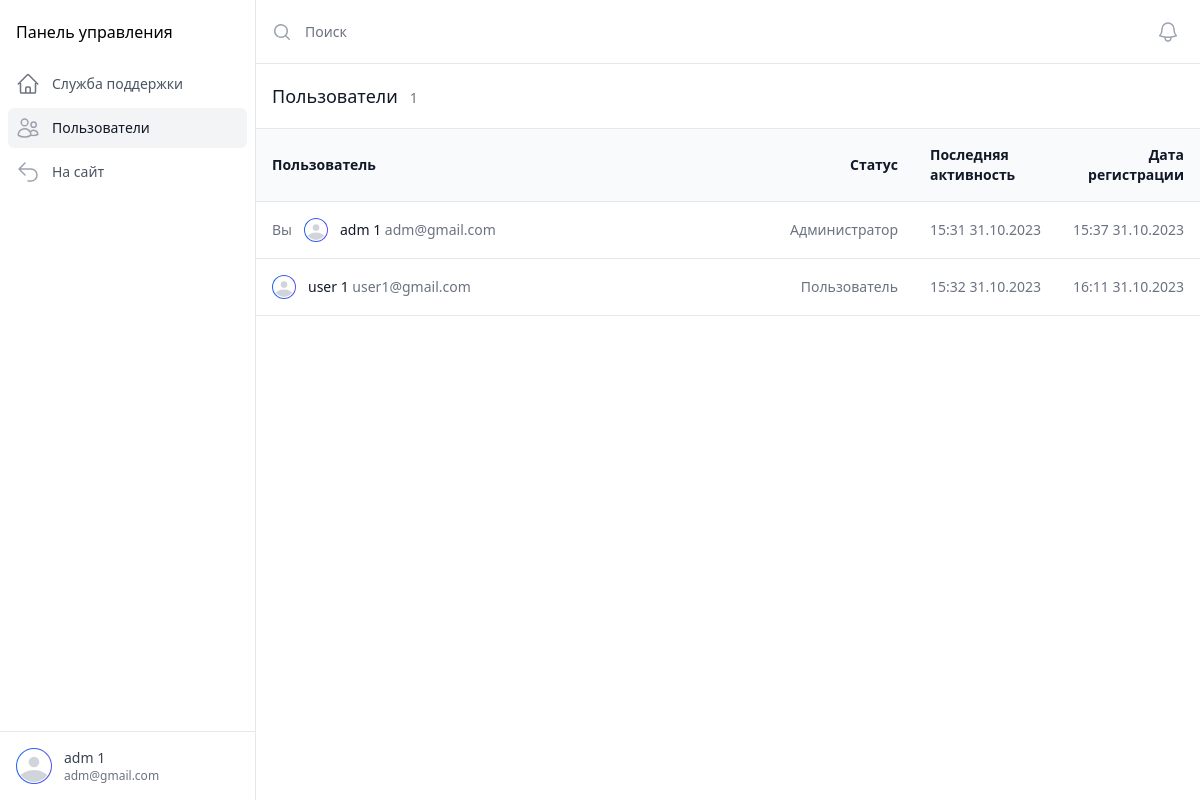
The app's page /accounts/ (signed in) with its own data.
### account/models.py (models this page shows, shortened)
class User(AbstractBaseUser, PermissionsMixin):
    id = models.UUIDField(default=uuid.uuid4, editable=False, primary_key=True)
    first_name = models.CharField(max_length=128)
    last_name = models.CharField(max_length=128)
    email = models.EmailField(max_length=255, unique=True)
    phone = models.CharField(max_length=10)
    is_active = models.BooleanField(default=False)
    is_staff = models.BooleanField(default=False)
    date_joined = models.DateTimeField(auto_now_add=True)
    last_login = models.DateTimeField(auto_now_add=True)
    objects = CustomUserManager()
    USERNAME_FIELD = "email"
    EMAIL_FIELD = 'email'
    REQUIRED_FIELDS = ['first_name', 'last_name', 'phone']
    def date_joined_formatted(self):
        return self.date_joined.strftime('%H:%M %d.%m.%Y')
    def last_login_formatted(self):
        return self.last_login.strftime('%H:%M %d.%m.%Y')

### account/views.py (the view)
# urls.py: path('', views.AccountListView.as_view(), name='account-list'),
class AccountListView(StaffOnly, ListView):
    model = User
    template_name = 'account_list.html'
    def get_queryset(self) -> QuerySet[Any]:
        return User.objects.filter(~Q(pk=self.request.user.pk) & Q(is_active=True))

### chat/context_processors.py (called while the page is built)
def chat(request):
    return list()

### chat/views.py (called while the page is built)
    def test_func(self) -> bool | None:
        if self.request.user.is_staff or self.request.user.is_superuser:
            return True
        raise Http404

### templates/account_list.html (shortened to what this page needs)
{% extends 'admin_base.html' %}
{% load static %}
{% block content %}
{% include 'components/admin/menu.html' %}
<div class="flex flex-1 flex-col md:pl-64 h-screen">
    {% include 'components/admin/header.html' %}
    <div class="items-stretch overflow-hidden">
        <div class="w-full flex-shrink-0 border-b">
            <div class="flex h-16 flex-col justify-center px-4">
                <div class="flex items-baseline space-x-3">
                    <h2 class="text-lg font-medium text-gray-900">Пользователи</h2>
                    <p class="text-sm font-medium text-gray-500">{{ object_list|length }}</p>
                </div>
            </div>
        </div>
        <div class="w-full h-full overflow-y-auto">
            <div class="flex flex-1">
                <div class="inline-block min-w-full border-b border-gray-200 align-middle">
                    <table class="min-w-full">
                        <thead class="hidden md:table-header-group">
                            <tr class="">
                                <th class="border-b border-gray-200 bg-gray-50 p-4 text-left text-sm font-semibold text-gray-900">Пользователь</th>
                                <th class="border-b border-gray-200 bg-gray-50 p-4 text-right text-sm font-semibold text-gray-900">Статус</th>
                                <th class="border-b border-gray-200 bg-gray-50 p-4 text-left text-sm font-semibold text-gray-900 hidden md:table-cell">Последняя активность</th>
                                <th class="hidden border-b border-gray-200 bg-gray-50 p-4 text-right text-sm font-semibold text-gray-900 md:table-cell">Дата регистрации</th>
                            </tr>
                        </thead>
                        <tbody class="divide-y bg-white">
                            <tr class="hover:bg-gray-50 duration-150 relative">
                                <td class="w-full max-w-0 whitespace-nowrap p-4 text-sm font-medium text-gray-900">
                                    <div class="flex items-center space-x-3">
                                        <span class="font-normal text-gray-500">Вы</span>
                                        <div class="rounded-full h-6 w-6 bg-gradient-to-r p-[1px] from-blue-600 to-indigo-600">
                                            <div class="rounded-full flex flex-col justify-between h-full bg-white p-[1px]">
                                                <svg class="rounded-full h-full w-full text-gray-300" fill="currentColor" viewBox="0 0 24 24">
                                                    <path d="M24 20.993V24H0v-2.996A14.977 14.977 0 0112.004 15c4.904 0 9.26 2.354 11.996 5.993zM16.002 8.999a4 4 0 11-8 0 4 4 0 018 0z"></path>
                                                </svg>
                                            </div>
                                        </div>
                                        <a href="{% url 'account-detail' request.user.pk %}" class="truncate">
                                            <span class="absolute inset-0" aria-hidden="true"></span>
                                            <span>
                                                {{ request.user.first_name }} {{ request.user.last_name }}
                                                <span class="font-normal text-gray-500">{{ request.user.email }}</span>
                                            </span>
                                        </a>
                                    </div>
                                </td>
                                <td class="hidden whitespace-nowrap p-4 text-right text-sm text-gray-500 md:table-cell">
                                    {% if request.user.is_superuser %}
                                    Администратор
                                    {% elif request.user.is_staff %}
                                    Сотрудник
                                    {% else %}
                                    Пользователь
                                    {% endif %}
                                </td>
                                <td class="hidden whitespace-nowrap p-4 text-right text-sm text-gray-500 md:table-cell">{{ request.user.date_joined_formatted }}</td>
                                <td class="hidden whitespace-nowrap p-4 text-right text-sm text-gray-500 md:table-cell">{{ request.user.last_login_formatted }}</td>
                            </tr>
                            {% for user in object_list %}
                            <tr class="hover:bg-gray-50 duration-150 relative">
                                <td class="w-full max-w-0 whitespace-nowrap p-4 text-sm font-medium text-gray-900">
                                    <div class="flex items-center space-x-3">
                                        <div class="rounded-full h-6 w-6 bg-gradient-to-r p-[1px] from-blue-600 to-indigo-600">
                                            <div class="rounded-full flex flex-col justify-between h-full bg-white p-[1px]">
                                                <svg class="rounded-full h-full w-full text-gray-300" fill="currentColor" viewBox="0 0 24 24">
                                                    <path d="M24 20.993V24H0v-2.996A14.977 14.977 0 0112.004 15c4.904 0 9.26 2.354 11.996 5.993zM16.002 8.999a4 4 0 11-8 0 4 4 0 018 0z"></path>
                                                </svg>
                                            </div>
                                        </div>
                                        <a href="{% url 'account-detail' user.pk %}" class="truncate">
                                            <span class="absolute inset-0" aria-hidden="true"></span>
                                            <span>
                                            {{ user.first_name }} {{ user.last_name }}
                                            <span class="font-normal text-gray-500">{{ user.email }}</span>
                                            </span>
                                        </a>
                                    </div>
                                </td>
                                <td class="hidden whitespace-nowrap p-4 text-right text-sm text-gray-500 md:table-cell">
                                    {% if user.is_superuser %}
                                    Администратор
                                    {% elif user.is_staff %}
                                    Сотрудник
                                    {% else %}
                                    Пользователь
                                    {% endif %}
                                </td>
                                <td class="hidden whitespace-nowrap p-4 text-right text-sm text-gray-500 md:table-cell">{{ user.date_joined_formatted }}</td>
                                <td class="hidden whitespace-nowrap p-4 text-right text-sm text-gray-500 md:table-cell">{{ user.last_login_formatted }}</td>
                            </tr>
                            {% endfor %}
                        </tbody>
                    </table>
                </div>
            </div>
        </div>
    </div>
</div>
{% endblock content %}

### templates/components/admin/menu.html (shortened to what this page needs)
<div class="hidden md:fixed md:inset-y-0 md:flex md:w-64 md:flex-col overflow-hidden">
    <div class="flex min-h-0 flex-1 flex-col border-r border-gray-200 bg-white">
        <div class="flex flex-1 flex-col overflow-y-auto pt-5 pb-4">
        <div class="flex flex-shrink-0 items-center px-4">
            <h2 class="font-medium">Панель управления</h2>
        </div>
        <nav class="mt-5 flex-1 space-y-1 bg-white px-2">
            <a href="{% url 'chat-list' %}" class="
            {% if 'dialogs' in request.path %}bg-gray-100 text-gray-900{% else %}text-gray-600 hover:bg-gray-50 hover:text-gray-900{% endif %}
            group flex items-center px-2 py-2 text-sm font-medium rounded-md duration-150
            ">
                Служба поддержки
            </a>
            <a href="{% url 'account-list' %}" class="
            {% if 'accounts' in request.path %}bg-gray-100 text-gray-900{% else %}text-gray-600 hover:bg-gray-50 hover:text-gray-900{% endif %}
            group flex items-center px-2 py-2 text-sm font-medium rounded-md duration-150
            ">
                Пользователи
            </a>
            <a href="{% url 'landing' %}" class="text-gray-600 hover:bg-gray-50 hover:text-gray-900 group flex items-center px-2 py-2 text-sm font-medium rounded-md">
            <svg class="text-gray-400 group-hover:text-gray-500 mr-3 flex-shrink-0 h-6 w-6" xmlns="http://www.w3.org/2000/svg" fill="none" viewBox="0 0 24 24" stroke-width="1.5" stroke="currentColor">
                <path stroke-linecap="round" stroke-linejoin="round" d="M9 15L3 9m0 0l6-6M3 9h12a6 6 0 010 12h-3" />
            </svg>
            На сайт
            </a>
        </nav>
        </div>
        <div class="flex flex-shrink-0 border-t border-gray-200">
            <a href="{% url 'account-detail' request.user.pk %}" class="group block w-full flex-shrink-0 p-4">
                <div class="flex items-center">
                <div class="rounded-full h-9 w-9 bg-gradient-to-r p-[1px] from-blue-600 to-indigo-600">
                    <div class="rounded-full flex flex-col justify-between h-full bg-white p-[1px]">
                        <svg class="rounded-full h-full w-full text-gray-300" fill="currentColor" viewBox="0 0 24 24">
                            <path d="M24 20.993V24H0v-2.996A14.977 14.977 0 0112.004 15c4.904 0 9.26 2.354 11.996 5.993zM16.002 8.999a4 4 0 11-8 0 4 4 0 018 0z" />
                        </svg>
                    </div>
                </div>
                <div class="ml-3">
                    <p class="text-sm font-medium text-gray-700 group-hover:text-gray-900">{{ request.user.first_name }} {{ request.user.last_name }}</p>
                    <p class="text-xs font-medium text-gray-500 group-hover:text-gray-700">{{ request.user.email }}</p>
                </div>
                </div>
            </a>
        </div>
    </div>
</div>

### records on screen
User: user.first_name "adm", user.last_name "1", user.email "adm@gmail.com", user.date_joined_formatted "15:31 31.10.2023", user.last_login_formatted "15:37 31.10.2023"
User: first_name "user", last_name "1", email "user1@gmail.com", is_superuser "Пользователь", date_joined_formatted "15:32 31.10.2023", last_login_formatted "16:11 31.10.2023"

### other values on screen
{{ object_list|length }} "1"
